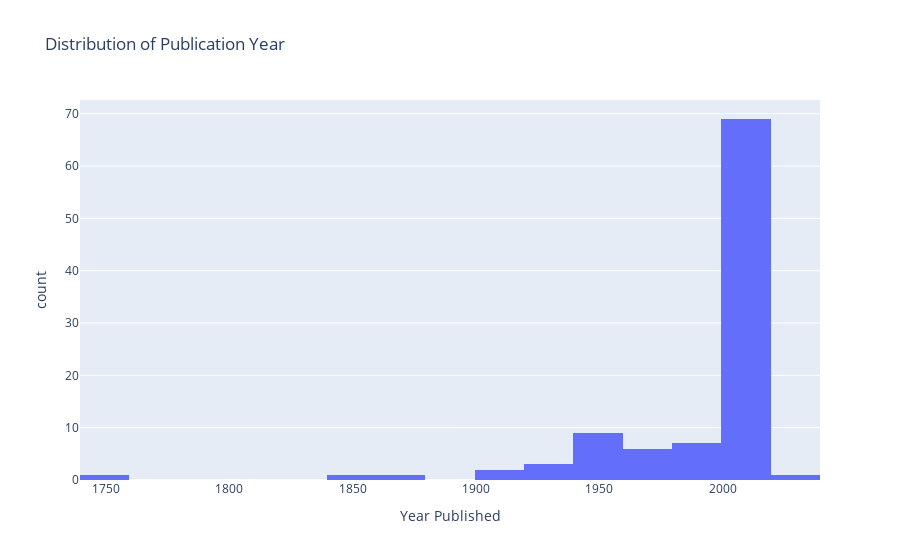

Write notebook code for a chart like this one.
### Code cell
# Histogram
fig = px.histogram(books, x='Year Published', title='Distribution of Publication Year')
fig.show()

### Figure 1 — Plotly figure (JSON) as saved in the notebook; plotly's stock layout.template omitted (floating-point values rounded to 4 significant figures)
{"data": [{"alignmentgroup": "True", "bingroup": "x", "hovertemplate": "Year Published=%{x}<br>count=%{y}<extra></extra>", "legendgroup": "", "marker": {"color": "#636efa", "pattern": {"shape": ""}}, "name": "", "offsetgroup": "", "orientation": "v", "showlegend": false, "type": "histogram", "x": [1949, 2012, 1940, 2011, 2011, 2007, 2007, 2010, 2009, 2011, 2010, 2012, 2015, 2010, 1928, 1945, 2014, 2013, 1759, 1928, 1930, 2005, 1866, 2011, 2014, 2018, 2012, 2014, 2012, 2012, 2012, 1979, 2014, 2013, 2007, 1986, 2015, 2012, 1969, 2010, 2010, 2007, 2006, 2014, 1996, 1972, 2000, 2013, 2014, 1946, 2008, 2008, 2013, 2004, 1956, 2005, 2010, 1969, 1859, 2013, 2009, 2012, 2013, 2008, 1997, 2013, 2012, 2011, 2014, 1985, 2011, 1988, 1973, 2007, 2009, 2014, 2013, 1995, 1947, 2012, 2006, 1915, 2012, 2013, 1914, 2012, 1949, 1942, 2016, 2013, 2023, 2009, 2011, 1997, 2010, 2009, 2008, 1957, 1970, 2010], "xaxis": "x", "yaxis": "y"}], "layout": {"barmode": "relative", "legend": {"tracegroupgap": 0}, "title": {"text": "Distribution of Publication Year"}, "xaxis": {"anchor": "y", "domain": [0, 1], "title": {"text": "Year Published"}}, "yaxis": {"anchor": "x", "domain": [0, 1], "title": {"text": "count"}}}}
